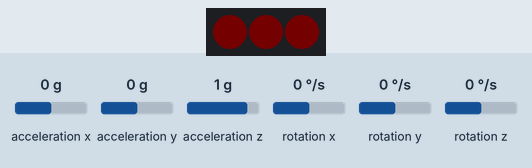
This sketch was run on a simulated ATtiny85, built with avr-gcc and run on an emulated ATtiny85. Parts: 3 RGB LEDs in strip order, left to right. Wiring (inferred from the names in the program): MPU-6050 motion sensor at I2C address 0x68. Inputs (shaded band) come from the test bench; at power-on: acceleration x 0 g, acceleration y 0 g, acceleration z 1 g, rotation x 0 °/s, rotation y 0 °/s, rotation z 0 °/s. Dim RGB values are drawn brighter than linear; random numbers use the default seed unless the sketch sets one.

Above: at 0.1 s.
Timing chart, 0 to 7.5 s (numbered marks = the images above):
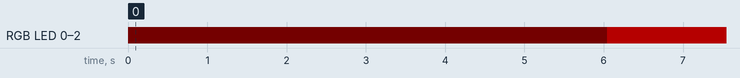

The sketch:

digispark_hue_cube_tilt_fire.ino
```cpp
// sources: https://playground.arduino.cc/Main/MPU-6050
#include <Wire.h>
#define USE_HSV // enable hsv mode
#include <WS2812.h>

#define MAX_BRIGHTNESS 255
#define MPUADDR 0x68

#define CHANGE_FACTOR 2400
#define DEBOUNCE_DELAY 66
#define NUM_MODES 2

WS2812 LED(3);
uint8_t mode = 0;

int16_t acX, acY, acZ, GyX, GyY, GyZ; // Temp
int16_t acXf, acYf, acZf; // temp

// HUE MODE
int16_t hue = 0, sat = 255, val = 64;
float change;

// FIRE MODE
cRGB led1;
cRGB led2;
cRGB led3;
int16_t s; // anim speed
int16_t r; // amount of red
float f, rf, gf;

void flicker(cRGB *rgb) {
  f = random(64) - 20; // colors get brighter
  rf = random(16) - 8;
  gf = random(16) - 6; // yellows are more often
  rgb->r += rf + f;
  rgb->g += gf + f;

  // darker colors have more reds
  if (rgb->r <= r) {
    rgb->g = rgb->g - rgb->r / 2;
  }

  // bright colors flicker to darker colors
  rgb->r = rgb->r >= 254 ? 10 : (rgb->r <= 0 ? 0 : rgb->r);
  rgb->g = rgb->g >= 254 ? 10 : (rgb->g <= 0 ? 0 : rgb->g);

  // there is never a green flame (not even slightly)
  rgb->g = rgb->g > rgb->r ? rgb->r : rgb->g;
  // there is never a red flame (but a little is ok)
  rgb->r = rgb->r - 100 >= rgb->g ? rgb->r - 50 : rgb->r;

}
void setup() {
  Wire.begin();
  Wire.beginTransmission(MPUADDR);
  Wire.write(0x6B);  // PWR_MGMT_1 register
  Wire.write(0);     // set to zero (wakes up the MPU-6050)
  Wire.endTransmission(true);
  LED.setOutput(3); // Digital Pin 9

  // fire mode
  s = 33;
  r = 120;
}

void loop() {
  Wire.beginTransmission(MPUADDR);
  Wire.write(0x3B);  // starting with register 0x3B (ACCEL_XOUT_H)
  Wire.endTransmission(false);
  Wire.requestFrom(MPUADDR, 14); // request a total of 14 registers
  acX = (Wire.read() << 8 | Wire.read()); // 0x3B (ACCEL_XOUT_H) & 0x3C (ACCEL_XOUT_L)
  acY = (Wire.read() << 8 | Wire.read()); // 0x3D (ACCEL_YOUT_H) & 0x3E (ACCEL_YOUT_L)
  acZ = (Wire.read() << 8 | Wire.read()); // 0x3F (ACCEL_ZOUT_H) & 0x40 (ACCEL_ZOUT_L)
  // Temp = Wire.read() << 8 | Wire.read(); // 0x41 (TEMP_OUT_H) & 0x42 (TEMP_OUT_L)
  // GyX = Wire.read() << 8 | Wire.read(); // 0x43 (GYRO_XOUT_H) & 0x44 (GYRO_XOUT_L)
  // GyY = Wire.read() << 8 | Wire.read(); // 0x45 (GYRO_YOUT_H) & 0x46 (GYRO_YOUT_L)
  // GyZ = Wire.read() << 8 | Wire.read(); // 0x47 (GYRO_ZOUT_H) & 0x48 (GYRO_ZOUT_L)

  // low pass filter to remove noise:
  acXf = acXf * 0.7 + 0.3 * (acX); // 0x3B (ACCEL_XOUT_H) & 0x3C (ACCEL_XOUT_L)
  acYf = acYf * 0.7 + 0.3 * (acY); // 0x3D (ACCEL_YOUT_H) & 0x3E (ACCEL_YOUT_L)
  acZf = acZf * 0.7 + 0.3 * (acZ); // 0x3F (ACCEL_ZOUT_H) & 0x40 (ACCEL_ZOUT_L)


  if ( abs(acX - acXf) > 8000 || abs(acY - acYf) > 8000 || abs(acZ - acZf) > 8000) {
    mode = (mode + 1) % NUM_MODES;
    led1.SetHSV(1, 1, 1);
    LED.set_crgb_at(0, led1);
    LED.set_crgb_at(1, led1);
    LED.set_crgb_at(2, led1);
    LED.sync();
    delay(3000);
  }

  switch (mode) {
    case 1: // fire

      if (abs(acXf) > CHANGE_FACTOR) {
        r = r + (acXf * (1.0 / CHANGE_FACTOR));
        r = r >= 180 ? 180 : r;
        r = r <= 0 ? 0 : r;
        delay(DEBOUNCE_DELAY); // debounce
      }

      if (abs(acYf) > CHANGE_FACTOR) {
        s = s + (acYf * (1.0 / CHANGE_FACTOR));
        s = s >= 1000 ? 1000 : s;
        s = s <= 10 ? 10 : s;
        delay(DEBOUNCE_DELAY); // debounce
      }

      delay(1000 / s);

      switch (random(0, 3)) {
        case 0:
          flicker(&led1);
          break;
        case 1:
          flicker(&led2);
          break;
        case 2:
          flicker(&led3);
          break;
      }

      LED.set_crgb_at(0, led1);
      LED.set_crgb_at(1, led2);
      LED.set_crgb_at(2, led3);
      LED.sync();
      break;
    case 0:
    default:
      if (abs(acXf) > CHANGE_FACTOR) {
        hue = hue + (acXf * (1.0 / CHANGE_FACTOR));
        hue = hue >= 360 ? 1 : hue;
        hue = hue <= 0 ? 359 : hue;
        delay(DEBOUNCE_DELAY); // debounce
      }

      if (abs(acYf) > CHANGE_FACTOR) {
        val = val + (acYf * (1.0 / CHANGE_FACTOR));
        val = val >= MAX_BRIGHTNESS ? MAX_BRIGHTNESS : val;
        val = val <= 5 ? 5 : val;
        delay(DEBOUNCE_DELAY); // debounce
      }
      led1.SetHSV(hue, sat, val);
      LED.set_crgb_at(0, led1);
      LED.set_crgb_at(1, led1);
      LED.set_crgb_at(2, led1);
      LED.sync();
  }


  delay(1000 / 200);
}
```

Measured:
- by itself, RGB LED 0–2: off → RGB(1, 0, 0) at 0.00 s, → RGB(64, 0, 0) 6.0 s later
